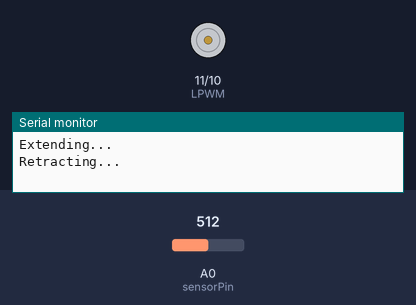
Bench run of a sketch on a simulated Arduino Uno, built with avr-gcc and run on an emulated ATmega328P. On the bench: motor-driver pin pairs drawn as motors (green arrow = first pin HIGH = forward, orange = second pin HIGH = backward, longer = more drive), the last lines printed to the serial monitor. The inputs (shaded band) are chosen by the test bench; at power-on: A0 (sensorPin) = 512.

Above: at 2.0 s.
2.1 s: A0 (sensorPin) set to 716
At 4.5 s:
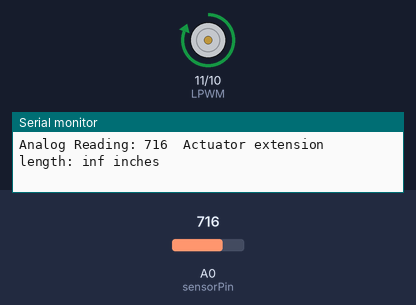
5.7 s: A0 (sensorPin) set to 511
At 7.7 s:
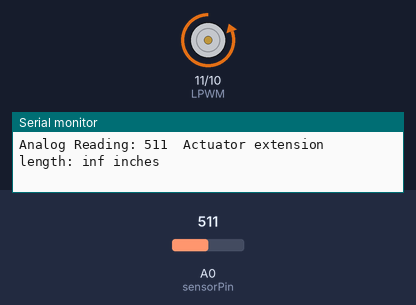
Timing chart, 0 to 9.2 s (numbered marks = the images above; inputs shaded):
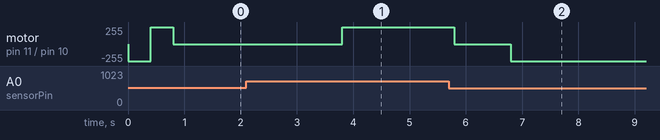

Measured:
- after the input at 2.1 s, motor on pin 11 (LPWM) / pin 10 (RPWM): stopped → forward 255/255 after 1.7 s
- after the input at 5.7 s, motor on pin 11 (LPWM) / pin 10 (RPWM): forward 255/255 → stopped after 0.09 s, → backward 255/255 1.0 s later

The sketch:

figelli_automation_feedback_sketch.ino
```cpp
#include <elapsedMillis.h>
elapsedMillis timeElapsed;

int RPWM = 10;
int LPWM = 11;
int sensorPin = A0;

int sensorVal;
int Speed=255;
float strokeLength = 2.0;                           //customize to your specific stroke length
float extensionLength;

int maxAnalogReading;
int minAnalogReading;

void setup() {
  pinMode(RPWM, OUTPUT);
  pinMode(LPWM, OUTPUT);
  pinMode(sensorPin, INPUT);
  Serial.begin(9600);
  maxAnalogReading = moveToLimit(1);
  minAnalogReading = moveToLimit(-1);
}

void loop(){
  Serial.println("Extending...");
  sensorVal = analogRead(sensorPin);
  while(sensorVal < maxAnalogReading){
    driveActuator(1, Speed);
    displayOutput();
    delay(20);
  }
  driveActuator(0, Speed);
  delay(1000);

  Serial.println("Retracting...");
  sensorVal = analogRead(sensorPin);
  while(sensorVal > minAnalogReading){
    driveActuator(-1, Speed);
    displayOutput();
    delay(20);
  }
  driveActuator(0, Speed);
  delay(1000);
}

int moveToLimit(int Direction){
  int prevReading=0;
  int currReading=0;
  do{
    prevReading = currReading;
    driveActuator(Direction, Speed);
    timeElapsed = 0;
    while(timeElapsed < 200){ delay(1);}           //keep moving until analog reading remains the same for 200ms
    currReading = analogRead(sensorPin);
  }while(prevReading != currReading);
  return currReading;
}

float mapfloat(float x, float inputMin, float inputMax, float outputMin, float outputMax){
 return (x-inputMin)*(outputMax - outputMin)/(inputMax - inputMin)+outputMin;
}

void displayOutput(){
  sensorVal = analogRead(sensorPin);
    extensionLength = mapfloat(sensorVal, float(minAnalogReading), float(maxAnalogReading), 0.0, strokeLength);
    Serial.print("Analog Reading: ");
    Serial.print(sensorVal);
    Serial.print("\tActuator extension length: ");
    Serial.print(extensionLength);
    Serial.println(" inches");
}

void driveActuator(int Direction, int Speed){
  switch(Direction){
    case 1:       //extension
      analogWrite(RPWM, Speed);
      analogWrite(LPWM, 0);
      break;

    case 0:       //stopping
      analogWrite(RPWM, 0);
      analogWrite(LPWM, 0);
      break;

    case -1:      //retraction
      analogWrite(RPWM, 0);
      analogWrite(LPWM, Speed);
      break;
  }
}
```
